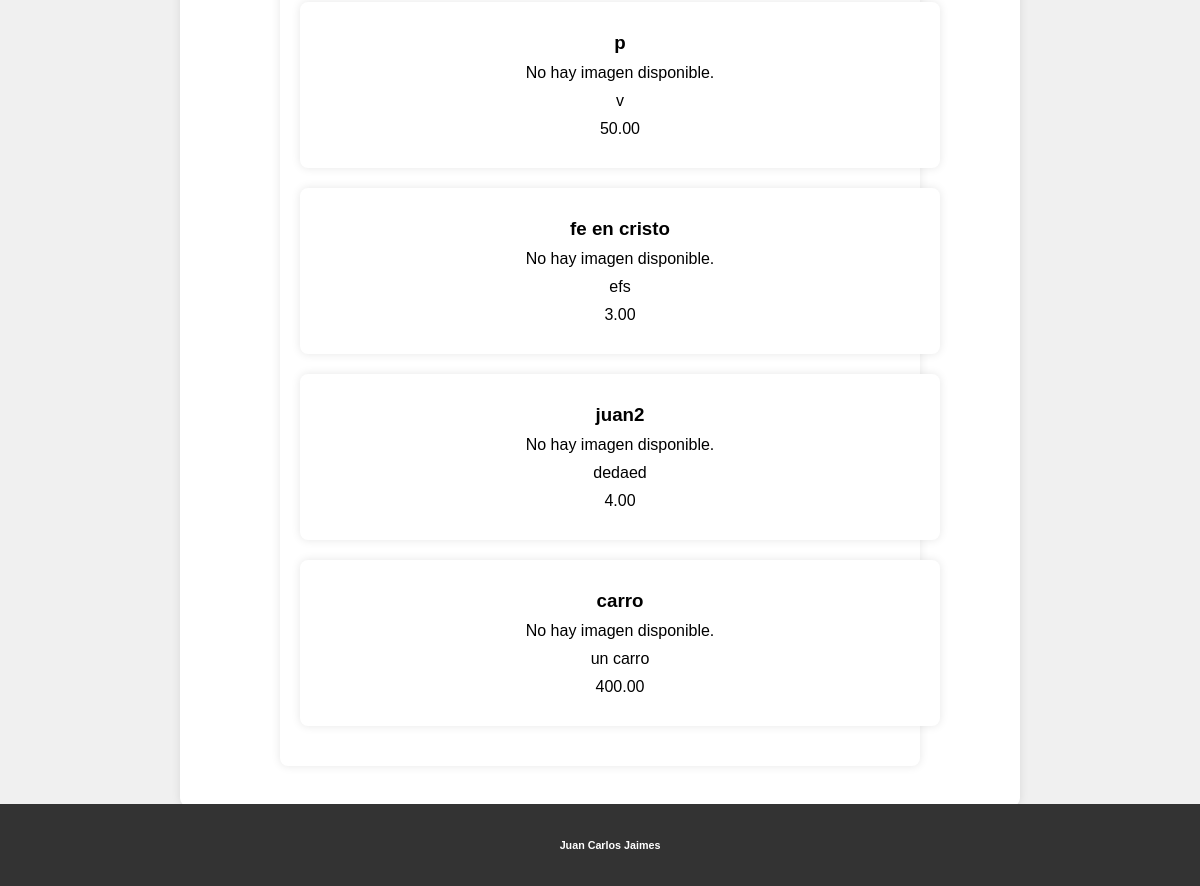
/ (lower part), run on an earlier commit of the app's database.
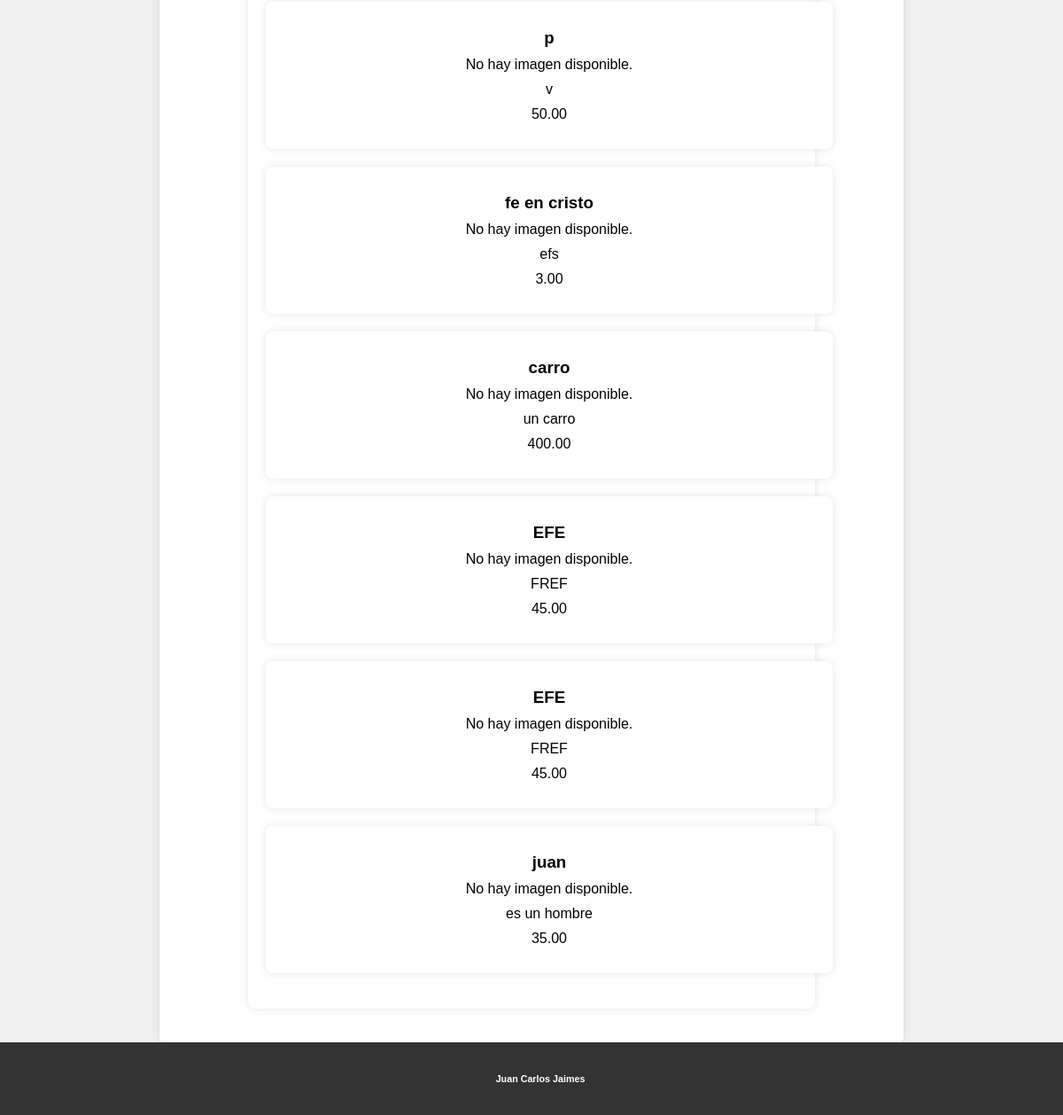
And on a later commit of the database.
### subastas/models.py (models this page shows, shortened)
class Task(models.Model):
    title = models.CharField(max_length=100)
    description = models.TextField(blank=True)
    precio = models.DecimalField(max_digits=10, decimal_places=2, null=True, blank=True)
    created = models.DateTimeField(auto_now_add=True)
    datecompleted = models.DateTimeField(null=True)
    user = models.ForeignKey(User, on_delete=models.CASCADE)  # Relación con el usuario propietario de la tarea
    image = models.ImageField(upload_to='task_images/', null=True, blank=True)  # Campo para la imagen de la tarea

### subastas/views.py (the view)
# urls.py: 2. Add a URL to urlpatterns:  path('', views.home, name='home')
def home(request):
    tareas = Task.objects.all()
    return render(request, 'index.html', {'task': tareas})

### subastas/templates/index.html (shortened to what this page needs)
{% extends 'base.html' %}
{% block content %}
<div class="container">
    <div class="item">
        {% for tarea in task %}
        <div class="item">
            <h3>{{ tarea.title }}</h3>
            {% if tarea.image %}
                <img src="{{ tarea.image.url }}" alt="Imagen del producto">
            {% else %}
                <p>No hay imagen disponible.</p>
            {% endif %}
            <p>{{ tarea.description }}</p>
            <p>{{ tarea.precio }}</p>
        </div>
        {% endfor %}
    </div>
</div>
{% endblock %}

What changed in the data, as far as the page shows it:
removed Task: title "juan2", image "No hay imagen disponible.", description "dedaed", precio "4.00"
added Task: title "EFE", image "No hay imagen disponible.", description "FREF", precio "45.00"
added Task: title "EFE", image "No hay imagen disponible.", description "FREF", precio "45.00"
added Task: title "juan", image "No hay imagen disponible.", description "es un hombre", precio "35.00"
